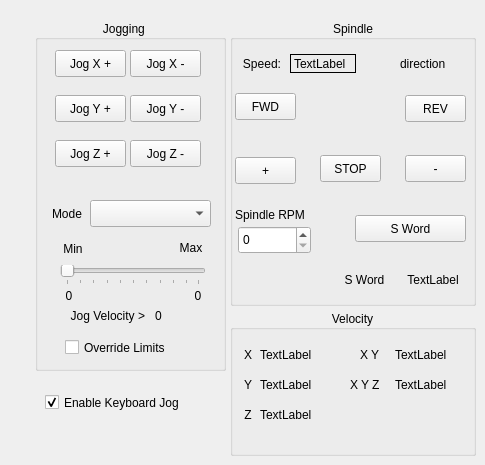
    <widget class="QWidget" name="tab_3">
     <attribute name="title">
      <string>Jog/Spindle</string>
     </attribute>
     <widget class="QGroupBox" name="groupBox_7">
      <property name="geometry">
       <rect>
        <x>35</x>
        <y>20</y>
        <width>191</width>
        <height>351</height>
       </rect>
      </property>
      <property name="title">
       <string>Jogging    </string>
      </property>
      <property name="alignment">
       <set>Qt::AlignCenter</set>
      </property>
      <widget class="QPushButton" name="jog_plus_pb_2">
       <property name="geometry">
        <rect>
         <x>20</x>
         <y>120</y>
         <width>71</width>
         <height>27</height>
        </rect>
       </property>
       <property name="toolTip">
        <string>Set fixture offset in Probe tab 'Set Z'</string>
       </property>
       <property name="text">
        <string>Jog Z +</string>
       </property>
      </widget>
      <widget class="QPushButton" name="jog_minus_pb_2">
       <property name="geometry">
        <rect>
         <x>95</x>
         <y>120</y>
         <width>71</width>
         <height>27</height>
        </rect>
       </property>
       <property name="toolTip">
        <string>Set fixture offset in Probe tab 'Set Z'</string>
       </property>
       <property name="text">
        <string>Jog Z -</string>
       </property>
      </widget>
      <widget class="QPushButton" name="jog_minus_pb_0">
       <property name="geometry">
        <rect>
         <x>95</x>
         <y>30</y>
         <width>71</width>
         <height>27</height>
        </rect>
       </property>
       <property name="toolTip">
        <string>Set fixture offset in Probe tab 'Set X'</string>
       </property>
       <property name="text">
        <string>Jog X -</string>
       </property>
      </widget>
      <widget class="QPushButton" name="jog_plus_pb_0">
       <property name="geometry">
        <rect>
         <x>20</x>
         <y>30</y>
         <width>71</width>
         <height>27</height>
        </rect>
       </property>
       <property name="toolTip">
        <string>Set fixture offset in Probe tab 'Set X'</string>
       </property>
       <property name="text">
        <string>Jog X +</string>
       </property>
      </widget>
      <widget class="QPushButton" name="jog_minus_pb_1">
       <property name="geometry">
        <rect>
         <x>95</x>
         <y>75</y>
         <width>71</width>
         <height>27</height>
        </rect>
       </property>
       <property name="toolTip">
        <string>Set fixture offset in Probe tab 'Set Y'</string>
       </property>
       <property name="text">
        <string>Jog Y -</string>
       </property>
      </widget>
      <widget class="QPushButton" name="jog_plus_pb_1">
       <property name="geometry">
        <rect>
         <x>20</x>
         <y>75</y>
         <width>71</width>
         <height>27</height>
        </rect>
       </property>
       <property name="toolTip">
        <string>Set fixture offset in Probe tab 'Set Y'</string>
       </property>
       <property name="text">
        <string>Jog Y +</string>
       </property>
      </widget>
      <widget class="QLabel" name="min_jog_vel_lb">
       <property name="geometry">
        <rect>
         <x>11</x>
         <y>265</y>
         <width>46</width>
         <height>21</height>
        </rect>
       </property>
       <property name="text">
        <string>0</string>
       </property>
       <property name="alignment">
        <set>Qt::AlignCenter</set>
       </property>
      </widget>
      <widget class="QLabel" name="label_12">
       <property name="geometry">
        <rect>
         <x>25</x>
         <y>215</y>
         <width>26</width>
         <height>28</height>
        </rect>
       </property>
       <property name="text">
        <string>Min</string>
       </property>
       <property name="alignment">
        <set>Qt::AlignCenter</set>
       </property>
      </widget>
      <widget class="QLabel" name="label_7">
       <property name="geometry">
        <rect>
         <x>4</x>
         <y>180</y>
         <width>56</width>
         <height>27</height>
        </rect>
       </property>
       <property name="text">
        <string>Mode</string>
       </property>
       <property name="alignment">
        <set>Qt::AlignCenter</set>
       </property>
      </widget>
      <widget class="QLabel" name="max_jog_vel_lb">
       <property name="geometry">
        <rect>
         <x>140</x>
         <y>265</y>
         <width>46</width>
         <height>21</height>
        </rect>
       </property>
       <property name="text">
        <string>0</string>
       </property>
       <property name="alignment">
        <set>Qt::AlignCenter</set>
       </property>
      </widget>
      <widget class="QLabel" name="label_13">
       <property name="geometry">
        <rect>
         <x>140</x>
         <y>215</y>
         <width>32</width>
         <height>25</height>
        </rect>
       </property>
       <property name="text">
        <string>Max</string>
       </property>
       <property name="alignment">
        <set>Qt::AlignCenter</set>
       </property>
      </widget>
      <widget class="QSlider" name="jog_vel_sl">
       <property name="geometry">
        <rect>
         <x>25</x>
         <y>245</y>
         <width>146</width>
         <height>20</height>
        </rect>
       </property>
       <property name="orientation">
        <enum>Qt::Horizontal</enum>
       </property>
       <property name="tickPosition">
        <enum>QSlider::TicksBelow</enum>
       </property>
      </widget>
      <widget class="QComboBox" name="jog_modes_cb">
       <property name="geometry">
        <rect>
         <x>55</x>
         <y>180</y>
         <width>121</width>
         <height>27</height>
        </rect>
       </property>
      </widget>
      <widget class="QLabel" name="jog_vel_lb">
       <property name="geometry">
        <rect>
         <x>120</x>
         <y>285</y>
         <width>66</width>
         <height>21</height>
        </rect>
       </property>
       <property name="text">
        <string>0</string>
       </property>
      </widget>
      <widget class="QLabel" name="label_14">
       <property name="geometry">
        <rect>
         <x>14</x>
         <y>285</y>
         <width>96</width>
         <height>21</height>
        </rect>
       </property>
       <property name="text">
        <string>Jog Velocity &gt;</string>
       </property>
       <property name="alignment">
        <set>Qt::AlignRight|Qt::AlignTrailing|Qt::AlignVCenter</set>
       </property>
      </widget>
      <widget class="QCheckBox" name="override_limits_cb">
       <property name="geometry">
        <rect>
         <x>30</x>
         <y>315</y>
         <width>131</width>
         <height>25</height>
        </rect>
       </property>
       <property name="text">
        <string>Override Limits</string>
       </property>
      </widget>
     </widget>
     <widget class="QGroupBox" name="groupBox_6">
      <property name="geometry">
       <rect>
        <x>230</x>
        <y>20</y>
        <width>246</width>
        <height>286</height>
       </rect>
      </property>
      <property name="title">
       <string>Spindle</string>
      </property>
      <property name="alignment">
       <set>Qt::AlignCenter</set>
      </property>
      <widget class="QPushButton" name="spindle_plus_pb">
       <property name="geometry">
        <rect>
         <x>5</x>
         <y>137</y>
         <width>61</width>
         <height>27</height>
        </rect>
       </property>
       <property name="text">
        <string>+</string>
       </property>
      </widget>
      <widget class="QSpinBox" name="spindle_speed_sb">
       <property name="geometry">
        <rect>
         <x>8</x>
         <y>206</y>
         <width>73</width>
         <height>28</height>
        </rect>
       </property>
       <property name="maximum">
        <number>30000</number>
       </property>
      </widget>
      <widget class="QLabel" name="spindle_direction_0_lb">
       <property name="geometry">
        <rect>
         <x>170</x>
         <y>34</y>
         <width>59</width>
         <height>19</height>
        </rect>
       </property>
       <property name="text">
        <string>direction</string>
       </property>
      </widget>
      <widget class="QLabel" name="spindle_actual_speed_lb">
       <property name="geometry">
        <rect>
         <x>60</x>
         <y>34</y>
         <width>66</width>
         <height>19</height>
        </rect>
       </property>
       <property name="frameShape">
        <enum>QFrame::Box</enum>
       </property>
       <property name="text">
        <string>TextLabel</string>
       </property>
      </widget>
      <widget class="QPushButton" name="spindle_fwd_pb">
       <property name="geometry">
        <rect>
         <x>5</x>
         <y>73</y>
         <width>61</width>
         <height>27</height>
        </rect>
       </property>
       <property name="text">
        <string>FWD</string>
       </property>
      </widget>
      <widget class="QPushButton" name="spindle_minus_pb">
       <property name="geometry">
        <rect>
         <x>175</x>
         <y>135</y>
         <width>61</width>
         <height>27</height>
        </rect>
       </property>
       <property name="text">
        <string>-</string>
       </property>
      </widget>
      <widget class="QLabel" name="label_22">
       <property name="geometry">
        <rect>
         <x>5</x>
         <y>34</y>
         <width>46</width>
         <height>19</height>
        </rect>
       </property>
       <property name="text">
        <string>Speed:</string>
       </property>
       <property name="alignment">
        <set>Qt::AlignRight|Qt::AlignTrailing|Qt::AlignVCenter</set>
       </property>
      </widget>
      <widget class="QPushButton" name="spindle_rev_pb">
       <property name="enabled">
        <bool>true</bool>
       </property>
       <property name="geometry">
        <rect>
         <x>175</x>
         <y>75</y>
         <width>61</width>
         <height>27</height>
        </rect>
       </property>
       <property name="text">
        <string>REV</string>
       </property>
      </widget>
      <widget class="QLabel" name="label_23">
       <property name="geometry">
        <rect>
         <x>5</x>
         <y>185</y>
         <width>84</width>
         <height>19</height>
        </rect>
       </property>
       <property name="text">
        <string>Spindle RPM</string>
       </property>
      </widget>
      <widget class="QLabel" name="settings_speed_lb">
       <property name="geometry">
        <rect>
         <x>170</x>
         <y>250</y>
         <width>66</width>
         <height>19</height>
        </rect>
       </property>
       <property name="text">
        <string>TextLabel</string>
       </property>
       <property name="alignment">
        <set>Qt::AlignCenter</set>
       </property>
      </widget>
      <widget class="QLabel" name="label_38">
       <property name="geometry">
        <rect>
         <x>110</x>
         <y>250</y>
         <width>49</width>
         <height>19</height>
        </rect>
       </property>
       <property name="text">
        <string>S Word</string>
       </property>
       <property name="alignment">
        <set>Qt::AlignCenter</set>
       </property>
      </widget>
      <widget class="QPushButton" name="spindle_stop_pb">
       <property name="geometry">
        <rect>
         <x>90</x>
         <y>135</y>
         <width>61</width>
         <height>27</height>
        </rect>
       </property>
       <property name="text">
        <string>STOP</string>
       </property>
      </widget>
      <widget class="QPushButton" name="mdi_s_pb">
       <property name="geometry">
        <rect>
         <x>125</x>
         <y>195</y>
         <width>111</width>
         <height>27</height>
        </rect>
       </property>
       <property name="text">
        <string>S Word</string>
       </property>
      </widget>
     </widget>
     <widget class="QGroupBox" name="groupBox">
      <property name="geometry">
       <rect>
        <x>230</x>
        <y>310</y>
        <width>246</width>
        <height>146</height>
       </rect>
      </property>
      <property name="title">
       <string>Velocity</string>
      </property>
      <property name="alignment">
       <set>Qt::AlignCenter</set>
      </property>
      <widget class="QLabel" name="label_114">
       <property name="geometry">
        <rect>
         <x>10</x>
         <y>35</y>
         <width>16</width>
         <height>19</height>
        </rect>
       </property>
       <property name="text">
        <string>X</string>
       </property>
       <property name="alignment">
        <set>Qt::AlignCenter</set>
       </property>
      </widget>
      <widget class="QLabel" name="label_115">
       <property name="geometry">
        <rect>
         <x>10</x>
         <y>95</y>
         <width>16</width>
         <height>19</height>
        </rect>
       </property>
       <property name="text">
        <string>Z</string>
       </property>
       <property name="alignment">
        <set>Qt::AlignCenter</set>
       </property>
      </widget>
      <widget class="QLabel" name="label_116">
       <property name="geometry">
        <rect>
         <x>10</x>
         <y>65</y>
         <width>16</width>
         <height>19</height>
        </rect>
       </property>
       <property name="text">
        <string>Y</string>
       </property>
       <property name="alignment">
        <set>Qt::AlignCenter</set>
       </property>
      </widget>
      <widget class="QLabel" name="joint_vel_min_0_lb">
       <property name="geometry">
        <rect>
         <x>30</x>
         <y>35</y>
         <width>71</width>
         <height>19</height>
        </rect>
       </property>
       <property name="text">
        <string>TextLabel</string>
       </property>
      </widget>
      <widget class="QLabel" name="joint_vel_min_1_lb">
       <property name="geometry">
        <rect>
         <x>30</x>
         <y>65</y>
         <width>71</width>
         <height>19</height>
        </rect>
       </property>
       <property name="text">
        <string>TextLabel</string>
       </property>
      </widget>
      <widget class="QLabel" name="joint_vel_min_2_lb">
       <property name="geometry">
        <rect>
         <x>30</x>
         <y>95</y>
         <width>71</width>
         <height>19</height>
        </rect>
       </property>
       <property name="text">
        <string>TextLabel</string>
       </property>
      </widget>
      <widget class="QLabel" name="label_117">
       <property name="geometry">
        <rect>
         <x>130</x>
         <y>35</y>
         <width>21</width>
         <height>19</height>
        </rect>
       </property>
       <property name="text">
        <string>X Y</string>
       </property>
      </widget>
      <widget class="QLabel" name="two_vel_lb">
       <property name="geometry">
        <rect>
         <x>165</x>
         <y>35</y>
         <width>66</width>
         <height>19</height>
        </rect>
       </property>
       <property name="text">
        <string>TextLabel</string>
       </property>
       <property name="joint_0" stdset="0">
        <number>0</number>
       </property>
       <property name="joint_1" stdset="0">
        <number>1</number>
       </property>
      </widget>
      <widget class="QLabel" name="three_vel_lb">
       <property name="geometry">
        <rect>
         <x>165</x>
         <y>65</y>
         <width>66</width>
         <height>19</height>
        </rect>
       </property>
       <property name="text">
        <string>TextLabel</string>
       </property>
       <property name="joint_0" stdset="0">
        <number>0</number>
       </property>
       <property name="joint_1" stdset="0">
        <number>1</number>
       </property>
       <property name="joint_2" stdset="0">
        <number>2</number>
       </property>
      </widget>
      <widget class="QLabel" name="label_118">
       <property name="geometry">
        <rect>
         <x>120</x>
         <y>65</y>
         <width>36</width>
         <height>19</height>
        </rect>
       </property>
       <property name="text">
        <string>X Y Z</string>
       </property>
      </widget>
     </widget>
     <widget class="QCheckBox" name="keyboard_jog_cb">
      <property name="geometry">
       <rect>
        <x>45</x>
        <y>390</y>
        <width>166</width>
        <height>25</height>
       </rect>
      </property>
      <property name="text">
       <string>Enable Keyboard Jog</string>
      </property>
      <property name="checked">
       <bool>true</bool>
      </property>
     </widget>
    </widget>
